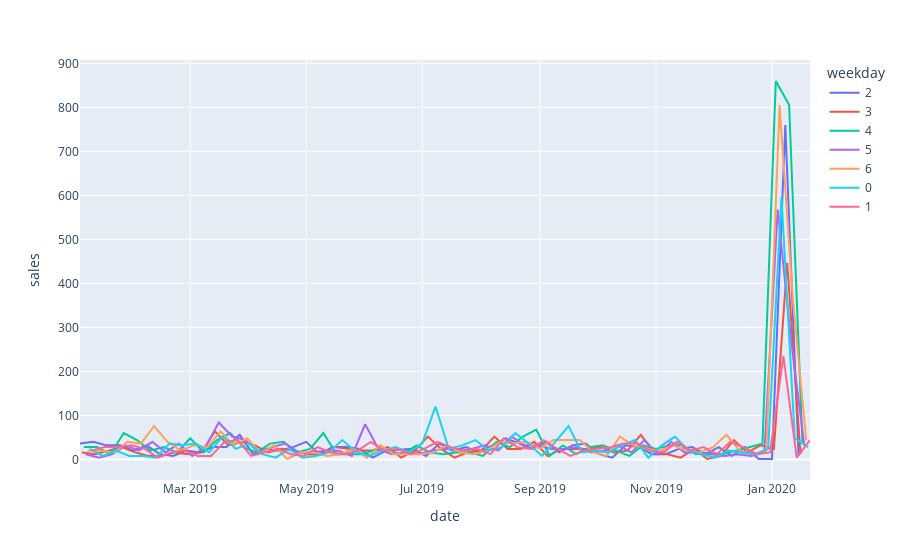

Write notebook code for a chart like this one.
### Code cell
precov_eda = precov[precov.wh_id == 1][['date','sales']]
precov_eda.loc[:,'weekday']=precov.date.dt.weekday.astype('object')
px.line(precov_eda,x='date',y='sales',color='weekday')
